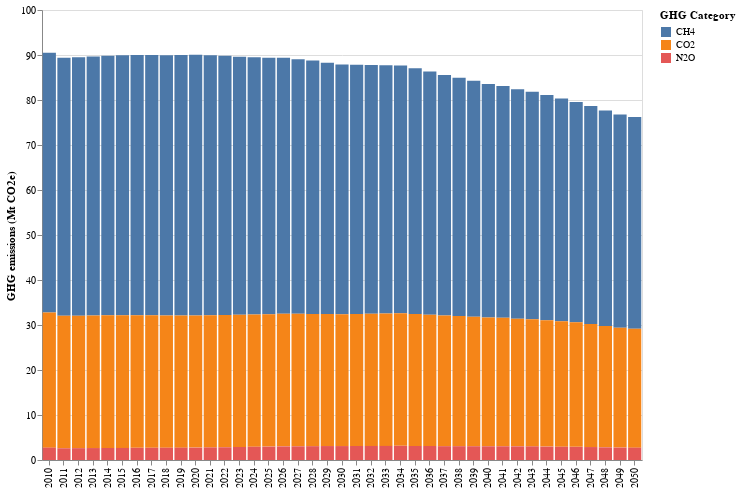

This figure's notebook cell:
### Markdown cell above
### Emissions by GHG category

### Code cell
# HIDE CODE
# get the df and plot
GHG_catetory_df,GHG_atetory_plot = ag_lucc_GHG.plot_GHG_category()
GHG_atetory_plot

### Figure 1 — Vega-Lite specification as saved in the notebook (floating-point values rounded to 4 significant figures)
{"config": {"view": {"continuousWidth": 300, "continuousHeight": 300}}, "layer": [{"mark": {"type": "bar"}, "encoding": {"color": {"field": "GHG Category", "legend": {"title": "GHG Category"}, "type": "nominal"}, "tooltip": [{"field": "GHG Category", "title": "GHG Category", "type": "nominal"}, {"field": "Quantity (Mt CO2e)", "format": ",.2f", "title": "GHG emissions (Mt CO2e)", "type": "quantitative"}], "x": {"axis": {"labelAngle": -90, "title": null}, "field": "Year", "type": "ordinal"}, "y": {"field": "Quantity (Mt CO2e)", "scale": {"reverse": false}, "title": "GHG emissions (Mt CO2e)", "type": "quantitative"}}}], "data": {"name": "data-a3934bd2e1155a9c8fcb13e4f5ea5866"}, "height": 450, "width": 600, "$schema": "https://vega.github.io/schema/vega-lite/v5.15.1.json", "datasets": {"data-a3934bd2e1155a9c8fcb13e4f5ea5866": [{"Year": 2010, "GHG Category": "CH4", "Quantity (Mt CO2e)": 57.74}, {"Year": 2010, "GHG Category": "CO2", "Quantity (Mt CO2e)": 30.02}, {"Year": 2010, "GHG Category": "N2O", "Quantity (Mt CO2e)": 2.749}, {"Year": 2011, "GHG Category": "CH4", "Quantity (Mt CO2e)": 57.32}, {"Year": 2011, "GHG Category": "CO2", "Quantity (Mt CO2e)": 29.44}, {"Year": 2011, "GHG Category": "N2O", "Quantity (Mt CO2e)": 2.607}, {"Year": 2012, "GHG Category": "CH4", "Quantity (Mt CO2e)": 57.42}, {"Year": 2012, "GHG Category": "CO2", "Quantity (Mt CO2e)": 29.45}, {"Year": 2012, "GHG Category": "N2O", "Quantity (Mt CO2e)": 2.628}, {"Year": 2013, "GHG Category": "CH4", "Quantity (Mt CO2e)": 57.56}, {"Year": 2013, "GHG Category": "CO2", "Quantity (Mt CO2e)": 29.48}, {"Year": 2013, "GHG Category": "N2O", "Quantity (Mt CO2e)": 2.655}, {"Year": 2014, "GHG Category": "CH4", "Quantity (Mt CO2e)": 57.69}, {"Year": 2014, "GHG Category": "CO2", "Quantity (Mt CO2e)": 29.48}, {"Year": 2014, "GHG Category": "N2O", "Quantity (Mt CO2e)": 2.666}, {"Year": 2015, "GHG Category": "CH4", "Quantity (Mt CO2e)": 57.79}, {"Year": 2015, "GHG Category": "CO2", "Quantity (Mt CO2e)": 29.47}, {"Year": 2015, "GHG Category": "N2O", "Quantity (Mt CO2e)": 2.681}, {"Year": 2016, "GHG Category": "CH4", "Quantity (Mt CO2e)": 57.85}, {"Year": 2016, "GHG Category": "CO2", "Quantity (Mt CO2e)": 29.45}, {"Year": 2016, "GHG Category": "N2O", "Quantity (Mt CO2e)": 2.71}, {"Year": 2017, "GHG Category": "CH4", "Quantity (Mt CO2e)": 57.83}, {"Year": 2017, "GHG Category": "CO2", "Quantity (Mt CO2e)": 29.43}, {"Year": 2017, "GHG Category": "N2O", "Quantity (Mt CO2e)": 2.72}, {"Year": 2018, "GHG Category": "CH4", "Quantity (Mt CO2e)": 57.84}, {"Year": 2018, "GHG Category": "CO2", "Quantity (Mt CO2e)": 29.39}, {"Year": 2018, "GHG Category": "N2O", "Quantity (Mt CO2e)": 2.73}, {"Year": 2019, "GHG Category": "CH4", "Quantity (Mt CO2e)": 57.88}, {"Year": 2019, "GHG Category": "CO2", "Quantity (Mt CO2e)": 29.39}, {"Year": 2019, "GHG Category": "N2O", "Quantity (Mt CO2e)": 2.742}, {"Year": 2020, "GHG Category": "CH4", "Quantity (Mt CO2e)": 57.93}, {"Year": 2020, "GHG Category": "CO2", "Quantity (Mt CO2e)": 29.39}, {"Year": 2020, "GHG Category": "N2O", "Quantity (Mt CO2e)": 2.753}, {"Year": 2021, "GHG Category": "CH4", "Quantity (Mt CO2e)": 57.74}, {"Year": 2021, "GHG Category": "CO2", "Quantity (Mt CO2e)": 29.38}, {"Year": 2021, "GHG Category": "N2O", "Quantity (Mt CO2e)": 2.791}, {"Year": 2022, "GHG Category": "CH4", "Quantity (Mt CO2e)": 57.6}, {"Year": 2022, "GHG Category": "CO2", "Quantity (Mt CO2e)": 29.39}, {"Year": 2022, "GHG Category": "N2O", "Quantity (Mt CO2e)": 2.83}, {"Year": 2023, "GHG Category": "CH4", "Quantity (Mt CO2e)": 57.36}, {"Year": 2023, "GHG Category": "CO2", "Quantity (Mt CO2e)": 29.38}, {"Year": 2023, "GHG Category": "N2O", "Quantity (Mt CO2e)": 2.892}, {"Year": 2024, "GHG Category": "CH4", "Quantity (Mt CO2e)": 57.15}, {"Year": 2024, "GHG Category": "CO2", "Quantity (Mt CO2e)": 29.4}, {"Year": 2024, "GHG Category": "N2O", "Quantity (Mt CO2e)": 2.947}, {"Year": 2025, "GHG Category": "CH4", "Quantity (Mt CO2e)": 56.99}, {"Year": 2025, "GHG Category": "CO2", "Quantity (Mt CO2e)": 29.4}, {"Year": 2025, "GHG Category": "N2O", "Quantity (Mt CO2e)": 2.979}, {"Year": 2026, "GHG Category": "CH4", "Quantity (Mt CO2e)": 56.87}, {"Year": 2026, "GHG Category": "CO2", "Quantity (Mt CO2e)": 29.46}, {"Year": 2026, "GHG Category": "N2O", "Quantity (Mt CO2e)": 3.031}, {"Year": 2027, "GHG Category": "CH4", "Quantity (Mt CO2e)": 56.59}, {"Year": 2027, "GHG Category": "CO2", "Quantity (Mt CO2e)": 29.45}, {"Year": 2027, "GHG Category": "N2O", "Quantity (Mt CO2e)": 3.045}, {"Year": 2028, "GHG Category": "CH4", "Quantity (Mt CO2e)": 56.33}, {"Year": 2028, "GHG Category": "CO2", "Quantity (Mt CO2e)": 29.4}, {"Year": 2028, "GHG Category": "N2O", "Quantity (Mt CO2e)": 3.073}, {"Year": 2029, "GHG Category": "CH4", "Quantity (Mt CO2e)": 55.88}, {"Year": 2029, "GHG Category": "CO2", "Quantity (Mt CO2e)": 29.32}, {"Year": 2029, "GHG Category": "N2O", "Quantity (Mt CO2e)": 3.101}, {"Year": 2030, "GHG Category": "CH4", "Quantity (Mt CO2e)": 55.48}, {"Year": 2030, "GHG Category": "CO2", "Quantity (Mt CO2e)": 29.28}, {"Year": 2030, "GHG Category": "N2O", "Quantity (Mt CO2e)": 3.099}, {"Year": 2031, "GHG Category": "CH4", "Quantity (Mt CO2e)": 55.37}, {"Year": 2031, "GHG Category": "CO2", "Quantity (Mt CO2e)": 29.35}, {"Year": 2031, "GHG Category": "N2O", "Quantity (Mt CO2e)": 3.11}, {"Year": 2032, "GHG Category": "CH4", "Quantity (Mt CO2e)": 55.28}, {"Year": 2032, "GHG Category": "CO2", "Quantity (Mt CO2e)": 29.38}, {"Year": 2032, "GHG Category": "N2O", "Quantity (Mt CO2e)": 3.126}, {"Year": 2033, "GHG Category": "CH4", "Quantity (Mt CO2e)": 55.19}, {"Year": 2033, "GHG Category": "CO2", "Quantity (Mt CO2e)": 29.42}, {"Year": 2033, "GHG Category": "N2O", "Quantity (Mt CO2e)": 3.137}, {"Year": 2034, "GHG Category": "CH4", "Quantity (Mt CO2e)": 55.07}, {"Year": 2034, "GHG Category": "CO2", "Quantity (Mt CO2e)": 29.46}, {"Year": 2034, "GHG Category": "N2O", "Quantity (Mt CO2e)": 3.157}, {"Year": 2035, "GHG Category": "CH4", "Quantity (Mt CO2e)": 54.65}, {"Year": 2035, "GHG Category": "CO2", "Quantity (Mt CO2e)": 29.31}, {"Year": 2035, "GHG Category": "N2O", "Quantity (Mt CO2e)": 3.115}, {"Year": 2036, "GHG Category": "CH4", "Quantity (Mt CO2e)": 54.04}, {"Year": 2036, "GHG Category": "CO2", "Quantity (Mt CO2e)": 29.16}, {"Year": 2036, "GHG Category": "N2O", "Quantity (Mt CO2e)": 3.107}, {"Year": 2037, "GHG Category": "CH4", "Quantity (Mt CO2e)": 53.48}, {"Year": 2037, "GHG Category": "CO2", "Quantity (Mt CO2e)": 29.03}, {"Year": 2037, "GHG Category": "N2O", "Quantity (Mt CO2e)": 3.071}, {"Year": 2038, "GHG Category": "CH4", "Quantity (Mt CO2e)": 52.98}, {"Year": 2038, "GHG Category": "CO2", "Quantity (Mt CO2e)": 28.91}, {"Year": 2038, "GHG Category": "N2O", "Quantity (Mt CO2e)": 3.068}, {"Year": 2039, "GHG Category": "CH4", "Quantity (Mt CO2e)": 52.46}, {"Year": 2039, "GHG Category": "CO2", "Quantity (Mt CO2e)": 28.75}, {"Year": 2039, "GHG Category": "N2O", "Quantity (Mt CO2e)": 3.06}, {"Year": 2040, "GHG Category": "CH4", "Quantity (Mt CO2e)": 51.9}, {"Year": 2040, "GHG Category": "CO2", "Quantity (Mt CO2e)": 28.59}, {"Year": 2040, "GHG Category": "N2O", "Quantity (Mt CO2e)": 3.049}, {"Year": 2041, "GHG Category": "CH4", "Quantity (Mt CO2e)": 51.5}, {"Year": 2041, "GHG Category": "CO2", "Quantity (Mt CO2e)": 28.53}, {"Year": 2041, "GHG Category": "N2O", "Quantity (Mt CO2e)": 3.051}, {"Year": 2042, "GHG Category": "CH4", "Quantity (Mt CO2e)": 51.0}, {"Year": 2042, "GHG Category": "CO2", "Quantity (Mt CO2e)": 28.38}, {"Year": 2042, "GHG Category": "N2O", "Quantity (Mt CO2e)": 3.037}, {"Year": 2043, "GHG Category": "CH4", "Quantity (Mt CO2e)": 50.52}, {"Year": 2043, "GHG Category": "CO2", "Quantity (Mt CO2e)": 28.26}, {"Year": 2043, "GHG Category": "N2O", "Quantity (Mt CO2e)": 3.026}, {"Year": 2044, "GHG Category": "CH4", "Quantity (Mt CO2e)": 50.03}, {"Year": 2044, "GHG Category": "CO2", "Quantity (Mt CO2e)": 28.08}, {"Year": 2044, "GHG Category": "N2O", "Quantity (Mt CO2e)": 2.978}, {"Year": 2045, "GHG Category": "CH4", "Quantity (Mt CO2e)": 49.53}, {"Year": 2045, "GHG Category": "CO2", "Quantity (Mt CO2e)": 27.88}, {"Year": 2045, "GHG Category": "N2O", "Quantity (Mt CO2e)": 2.945}, {"Year": 2046, "GHG Category": "CH4", "Quantity (Mt CO2e)": 48.96}, {"Year": 2046, "GHG Category": "CO2", "Quantity (Mt CO2e)": 27.68}, {"Year": 2046, "GHG Category": "N2O", "Quantity (Mt CO2e)": 2.922}, {"Year": 2047, "GHG Category": "CH4", "Quantity (Mt CO2e)": 48.44}, {"Year": 2047, "GHG Category": "CO2", "Quantity (Mt CO2e)": 27.36}, {"Year": 2047, "GHG Category": "N2O", "Quantity (Mt CO2e)": 2.879}, {"Year": 2048, "GHG Category": "CH4", "Quantity (Mt CO2e)": 47.88}, {"Year": 2048, "GHG Category": "CO2", "Quantity (Mt CO2e)": 26.98}, {"Year": 2048, "GHG Category": "N2O", "Quantity (Mt CO2e)": 2.818}, {"Year": 2049, "GHG Category": "CH4", "Quantity (Mt CO2e)": 47.39}, {"Year": 2049, "GHG Category": "CO2", "Quantity (Mt CO2e)": 26.63}, {"Year": 2049, "GHG Category": "N2O", "Quantity (Mt CO2e)": 2.761}, {"Year": 2050, "GHG Category": "CH4", "Quantity (Mt CO2e)": 47.04}, {"Year": 2050, "GHG Category": "CO2", "Quantity (Mt CO2e)": 26.45}, {"Year": 2050, "GHG Category": "N2O", "Quantity (Mt CO2e)": 2.742}]}}
